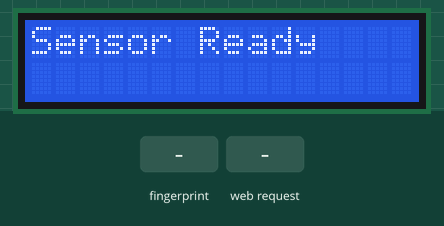
The sketch below on a simulated ESP32. Shown: 16×2 character LCD. The test bench sets the inputs (shaded band). WiFi joins after 1.5 s; servers stay silent unless stated; the local clock reads 2024-03-15 10:24:30 at power-on unless the sketch sets it; what the sketch prints to the serial monitor is not drawn.

Above: at 2.6 s.
At 5.8 s:
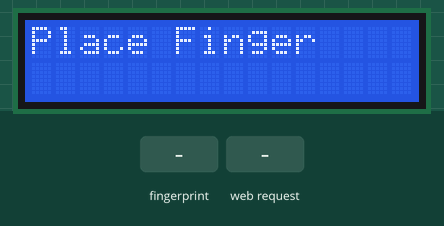
5.9 s: finger stored as number 1 placed on the sensor
At 6.9 s:
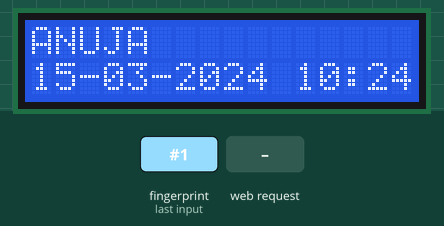
8.9 s: HTTP request GET /send_email received
At 11.1 s:
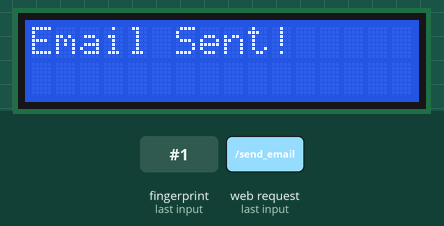
Timing chart, 0 to 12.6 s (numbered marks = the images above; inputs shaded):
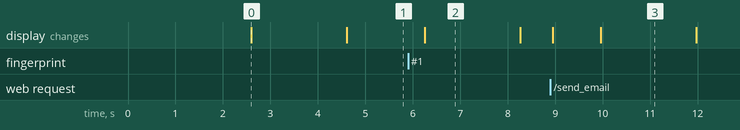

Measured:
- after the input at 5.9 s, the display: changes after 0.36 s (image 2)
- after the input at 8.9 s, the display: first changes after 0.05 s (image 3 shows a later state)
- what the display in image 0 shows lasts 2.0 s, from 2.6 s to 4.6 s

The sketch:

fingerprintAttendance_vai_email.ino
```cpp
#include <Adafruit_Fingerprint.h>
#include <LiquidCrystal_I2C.h>
#include <WiFi.h>
#include <WebServer.h>
#include <time.h>
#include <ESP_Mail_Client.h>   // Install: ESP Mail Client by Mobizt

// ============================================================
// WIFI
// ============================================================
const char* ssid     = "manisha's A17";
const char* password = "1234567890";

// ============================================================
// EMAIL  –– fill these in before uploading
// ============================================================
#define SMTP_HOST       "smtp.gmail.com"
#define SMTP_PORT       465

#define SENDER_EMAIL    "anusanu2926@gmail.com"    // <-- change
#define SENDER_PASSWORD "iwix rqvt qahz gvho"     // <-- Gmail App Password
#define RECIPIENT_EMAIL "anujajadhav2946@gmail.com"      // <-- change

// ============================================================
// WEB SERVER
// ============================================================
WebServer server(80);

// ============================================================
// LCD
// ============================================================
LiquidCrystal_I2C lcd(0x27, 16, 2);

// ============================================================
// FINGERPRINT
// ============================================================
HardwareSerial mySerial(2);
Adafruit_Fingerprint finger = Adafruit_Fingerprint(&mySerial);

// ============================================================
// DATA
// ============================================================
String currentUser   = "No Attendance";
String attendanceLog = "";
String emailStatus   = "";

// ============================================================
// COOLDOWN
// ============================================================
unsigned long lastScan = 0;
const unsigned long scanCooldown = 5000;

// ============================================================
// FORWARD DECLARATIONS
// ============================================================
void   getFingerprintID();
String getDateTime();
void   sendAttendanceEmail();

// ============================================================
// SMTP
// ============================================================
SMTPSession smtp;

void smtpCallback(SMTP_Status status) {
  Serial.println(status.info());
}

// ============================================================
// SETUP
// ============================================================
void setup() {

  Serial.begin(115200);

  lcd.init();
  lcd.backlight();
  lcd.setCursor(0, 0);
  lcd.print("Connecting...");

  WiFi.begin(ssid, password);
  Serial.print("Connecting WiFi");
  int retry = 0;
  while (WiFi.status() != WL_CONNECTED && retry < 25) {
    delay(500);
    Serial.print(".");
    retry++;
  }
  Serial.println();

  if (WiFi.status() == WL_CONNECTED) {
    Serial.println("WiFi Connected");
    Serial.print("IP: ");
    Serial.println(WiFi.localIP());
  } else {
    Serial.println("WiFi Failed");
  }

  configTime(19800, 0, "pool.ntp.org", "time.nist.gov");
  struct tm timeinfo;
  int ntpRetry = 0;
  while (!getLocalTime(&timeinfo) && ntpRetry < 10) {
    Serial.println("Waiting NTP...");
    delay(1000);
    ntpRetry++;
  }
  Serial.println("Time Ready");

  // --- Main page ---
  server.on("/", []() {

    String html;
    html += "<!DOCTYPE html><html><head>";
    html += "<meta http-equiv='refresh' content='3'>";
    html += "<meta charset='UTF-8'>";
    html += "<title>Attendance System</title>";
    html += "<style>";
    html += "body { font-family: Arial, sans-serif; text-align: center; background: #f4f4f4; }";
    html += "h1 { color: #333; }";
    html += "table { border-collapse: collapse; margin: auto; background: white; }";
    html += "th,td { border: 1px solid #ccc; padding: 8px 16px; }";
    html += "th { background: #4CAF50; color: white; }";
    html += ".btn { padding: 12px 28px; font-size: 16px; background: #2196F3; color: white; border: none; border-radius: 6px; cursor: pointer; margin-top: 20px; }";
    html += ".btn:hover { background: #1565C0; }";
    html += ".status { margin-top: 12px; font-weight: bold; color: #e65100; }";
    html += "</style></head><body>";

    html += "<h1>ESP32 Fingerprint Attendance</h1>";
    html += "<h3>Current Time: " + getDateTime() + "</h3>";
    html += "<h2>Latest: " + currentUser + "</h2>";

    html += "<table>";
    html += "<tr><th>#</th><th>Name</th><th>Date & Time</th></tr>";
    if (attendanceLog == "") {
      html += "<tr><td colspan='3'>No records yet</td></tr>";
    } else {
      html += attendanceLog;
    }
    html += "</table>";

    html += "<br>";
    html += "<form action='/send_email' method='GET'>";
    html += "<button class='btn' type='submit'>Send Attendance Email</button>";
    html += "</form>";

    if (emailStatus != "") {
      html += "<p class='status'>" + emailStatus + "</p>";
    }

    html += "</body></html>";

    server.send(200, "text/html", html);
  });

  // --- Send email route ---
  server.on("/send_email", []() {
    sendAttendanceEmail();
    server.sendHeader("Location", "/");
    server.send(303);
  });

  server.begin();

  mySerial.begin(57600, SERIAL_8N1, 16, 17);
  finger.begin(57600);

  if (finger.verifyPassword()) {
    Serial.println("Fingerprint OK");
    lcd.clear();
    lcd.print("Sensor Ready");
    delay(2000);
  } else {
    Serial.println("Sensor Error");
    lcd.clear();
    lcd.print("Sensor Error");
    while (1);
  }

  lcd.clear();
  lcd.print("Place Finger");
}

// ============================================================
// LOOP
// ============================================================
void loop() {
  server.handleClient();
  getFingerprintID();
}

// ============================================================
// GET DATE & TIME
// ============================================================
String getDateTime() {
  struct tm timeinfo;
  if (!getLocalTime(&timeinfo)) return "No Time";
  char buffer[30];
  strftime(buffer, sizeof(buffer), "%d-%m-%Y %H:%M:%S", &timeinfo);
  return String(buffer);
}

// ============================================================
// FINGERPRINT SCAN
// ============================================================
String attendanceText = "";
int    recordCount    = 0;

void getFingerprintID() {

  uint8_t p = finger.getImage();
  if (p != FINGERPRINT_OK) return;

  p = finger.image2Tz();
  if (p != FINGERPRINT_OK) return;

  p = finger.fingerFastSearch();
  if (p != FINGERPRINT_OK) return;

  if (millis() - lastScan < scanCooldown) return;
  lastScan = millis();

  String name;
  if      (finger.fingerID == 1) name = "ANUJA";
  else if (finger.fingerID == 2) name = "ANIL";
  else if (finger.fingerID == 3) name = "PRANALI";
  else if (finger.fingerID == 4) name = "SARIKA";
  else if (finger.fingerID == 6) name = "PRAJAKTA";
  else if (finger.fingerID == 7) name = "GITA";
  else if (finger.fingerID == 8) name = "ANURADHA";
  else                            name = "ID " + String(finger.fingerID);

  String dt = getDateTime();
  recordCount++;

  currentUser = name + " - " + dt;

  attendanceLog  += "<tr><td>" + String(recordCount) + "</td><td>" + name + "</td><td>" + dt + "</td></tr>";
  attendanceText += String(recordCount) + ". " + name + "  |  " + dt + "\n";

  Serial.println(name + " | " + dt);

  lcd.clear();
  lcd.setCursor(0, 0);
  lcd.print(name);
  lcd.setCursor(0, 1);
  lcd.print(dt.substring(0, 16));
  delay(2000);

  lcd.clear();
  lcd.print("Place Finger");
}

// ============================================================
// SEND EMAIL
// ============================================================
void sendAttendanceEmail() {

  if (attendanceText == "") {
    emailStatus = "No attendance records to send!";
    return;
  }

  lcd.clear();
  lcd.setCursor(0, 0);
  lcd.print("Sending Email..");

  smtp.debug(1);
  smtp.callback(smtpCallback);

  ESP_Mail_Session session;
  session.server.host_name  = SMTP_HOST;
  session.server.port       = SMTP_PORT;
  session.login.email       = SENDER_EMAIL;
  session.login.password    = SENDER_PASSWORD;
  session.login.user_domain = "";

  SMTP_Message message;
  message.sender.name  = "ESP32 Attendance";
  message.sender.email = SENDER_EMAIL;
  message.subject      = "Attendance Report - " + getDateTime();
  message.addRecipient("Receiver", RECIPIENT_EMAIL);

  String body  = "Attendance Report\n";
         body += "Generated: " + getDateTime() + "\n";
         body += "Total Records: " + String(recordCount) + "\n\n";
         body += "-----------------------------------\n";
         body += attendanceText;
         body += "-----------------------------------\n";
         body += "\nSent from ESP32 Fingerprint Attendance System";

  message.text.content = body;
  message.text.charSet = "utf-8";

  if (!smtp.connect(&session)) {
    Serial.println("SMTP connect failed: " + smtp.errorReason());
    emailStatus = "Email Failed: " + smtp.errorReason();
    lcd.clear();
    lcd.print("Email Failed!");
    delay(2000);
    lcd.clear();
    lcd.print("Place Finger");
    return;
  }

  if (!MailClient.sendMail(&smtp, &message)) {
    Serial.println("Send failed: " + smtp.errorReason());
    emailStatus = "Send Failed: " + smtp.errorReason();
    lcd.clear();
    lcd.print("Send Failed!");
  } else {
    Serial.println("Email Sent OK");
    emailStatus = "Email sent successfully at " + getDateTime();
    lcd.clear();
    lcd.print("Email Sent!");
  }

  smtp.closeSession();
  delay(2000);
  lcd.clear();
  lcd.print("Place Finger");
}
```
